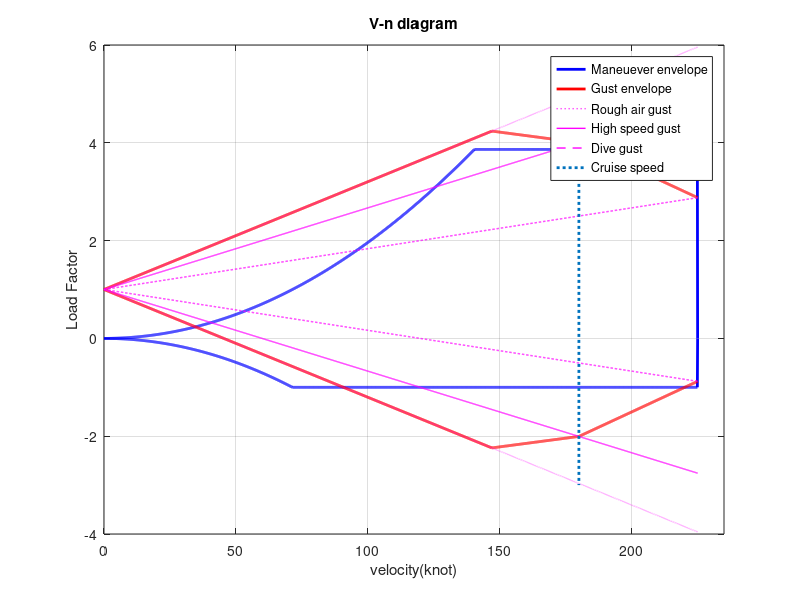

The MATLAB script that drew this image:

clear all
clc
close all
% 0.592 knot = 1 ft/s, 1 knot = 1.688 ft/s
% load factor = Total lift/ weight

d=0.001756; %density, slug/ft^3 , alt = 10000ft
cl=1.6;   %max lift coefficient, Reynolds number = 6500000
c = 4.43;  %mean aerodynamic chord, ft
b = 36; % wingspan
S= 176; % wing area, ft^2
AR = b^2/S; %aspect ratio 
W= 3600; %MTOW , lb
WL=W/S;  % wingload
g= 32.26; % gravity acceleration ft/s^2  
cla=4.42; % fig 3.4.14 find with AR and times 180/3.14
mu=(2*WL)/(d*g*c*cla); % mass ratio
k=(0.88*mu)/(5.3+mu); % gust alleviation factor in subsonic

u1=66; % rough air gust, ft/s, U_de
u2=50; % high speed gust, ft/s, U_de
u3=25; % dive speed gust, ft/s, U_de
vc = 180; %cruise speed, knots
vd = vc*1.25; % dive speed, typically vc*1.25
vb = vd/2; % maneuever speed at rough air gust
nlimit=2.1+24000/(W+10000); %maximum positive load factor, more than 2.1+24000/(W+10000)
nnlimit=-1; %maximum negative load factor

v=0 : 0.1 : vd; % velocity
n=(d*cl*((1.69*v).^2))/(2*WL); % load fator
nn=-n;

ng1 = 1+((k*u1*v*cla)/(498*WL)); %rough air gust load factor
ng2 = 1+((k*u2*v*cla)/(498*WL)); %high speed gust load factor
ng3 = 1+((k*u3*v*cla)/(498*WL)); %dive gust load factor
ng11 = 1-((k*u1*v*cla)/(498*WL)); %rough air gust load factor
ng22 = 1-((k*u2*v*cla)/(498*WL)); %high gust load factor
ng33 = 1-((k*u3*v*cla)/(498*WL)); %dive gust load factor
temp = roots([(d*cl*((1.69)^2))/(2*WL) -((k*u1*cla)/(498*WL)) -1]);
vb=temp(temp>0);

n( n > nlimit ) = nlimit; % restrict positive load factor
nn( nn < nnlimit )= nnlimit; % restrict negative load factor
n( v >= vd) = 0; % positive load factor = 0 at dive speed
nn( v >= vd) = 0; % negative load factor = 0 at dive speed

ngp1 = 1+((k*u1*vb*cla)/(498*WL)); % rough air gust point
ngp2 = 1+((k*u2*vc*cla)/(498*WL)); % high speed air gust point
ngp3 = 1+((k*u3*vd*cla)/(498*WL)); % dive speed air gust point
ngp11 = 1-((k*u1*vb*cla)/(498*WL)); % - rough air gust point 
ngp22 = 1-((k*u2*vc*cla)/(498*WL)); % - high speed air gust point
ngp33 = 1-((k*u3*vd*cla)/(498*WL)); % - dive speed air gust point

for i = 1:1001
gx(i) = 0+(i-1)*vb/1000;
gy(i) = (ngp1-1)/vb*gx(i)+1;
end
for i = 1002:2002
gx(i) = gx(1001)+(i-1002)*(vc-vb)/1000;
gy(i) = (ngp2-ngp1)/(vc-vb)*gx(i)-(ngp2-ngp1)/(vc-vb)*gx(1001)+gy(1001);
end
for i = 2003:3003
gx(i) = gx(2002)+(i-2003)*(vd-vc)/1000;
gy(i) = (ngp3-ngp2)/(vd-vc)*gx(i)-(ngp3-ngp2)/(vd-vc)*gx(2002)+gy(2002);
end

for i = 1:1001
gx2(i) = 0+(i-1)*vb/1000;
gy2(i) = (ngp11-1)/vb*gx2(i)+1;
end
for i = 1002:2002
gx2(i) = gx2(1001)+(i-1002)*(vc-vb)/1000;
gy2(i) = (ngp22-ngp11)/(vc-vb)*gx2(i)-(ngp22-ngp11)/(vc-vb)*gx2(1001)+gy2(1001);
end
for i = 2003:3003
gx2(i) = gx2(2002)+(i-2003)*(vd-vc)/1000;
gy2(i) = (ngp33-ngp22)/(vd-vc)*gx2(i)-(ngp33-ngp22)/(vd-vc)*gx2(2002)+gy2(2002);
end



figure(1)

% Maneuever envelope
a1 = plot(v,n, 'b','LineWidth',2);
hold on
plot(v,nn,'b', 'LineWidth',2);




% Gust envelope
 a2 = plot(gx,gy,'r', 'LineWidth',2);
 plot(gx2,gy2, 'r','LineWidth',2);
 
%Gust line 
a3 = plot(v,ng1,'m:', 'LineWidth',1);
a4 = plot(v,ng2,'m-', 'LineWidth',1);
a5 = plot(v,ng3,'m--', 'LineWidth',1);

plot(v,ng11,'m:', 'LineWidth',1)
plot(v,ng22,'m-', 'LineWidth',1)
plot(v,ng33,'m--', 'LineWidth',1)

% velocity check line
xv = vc;  
ystart = 5;
 yend = -3;
 a6 = plot([xv xv], [ystart yend],':','LineWidth',2);

legend([a1, a2, a3, a4, a5, a6],{'Maneuever envelope', 'Gust envelope','Rough air gust',... 
        'High speed gust', 'Dive gust','Cruise speed'})
grid on
title('V-n diagram');
xlabel('velocity(knot)');ylabel('Load Factor');
xlim([0 vd+10])
